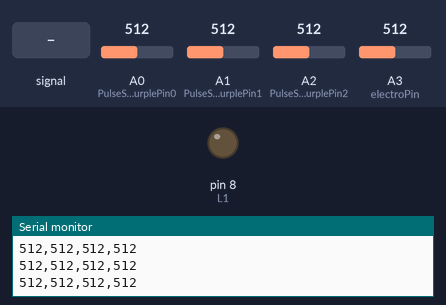
Recording of a sketch running on a simulated Arduino Uno, built with avr-gcc and run on an emulated ATmega328P. On the bench: output pins drawn as LEDs (lit = HIGH), the last lines printed to the serial monitor. Dashed ring = blinking. The inputs (shaded band) are chosen by the test bench; at power-on: A0 (PulseSensorPurplePin0) = 512, A1 (PulseSensorPurplePin1) = 512, A2 (PulseSensorPurplePin2) = 512, A3 (electroPin) = 512.

Above: at 1.2 s.
1.3 s: A0 (PulseSensorPurplePin0) fed a 200 Hz sine of ±255 counts around its level
At 4.2 s:
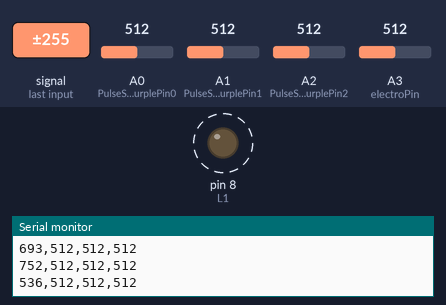
4.3 s: A0 (PulseSensorPurplePin0) set to 30
At 5.1 s:
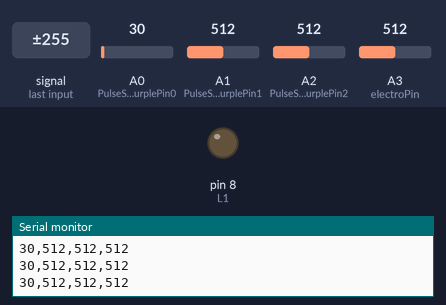
7.3 s: A0 (PulseSensorPurplePin0) set to 632
8.8 s: A0 (PulseSensorPurplePin0) set to 668
At 9.7 s:
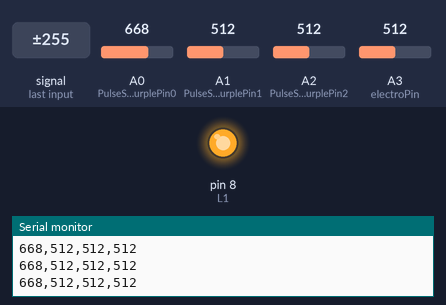
10.3 s: A1 (PulseSensorPurplePin1) set to 108
11.8 s: A1 (PulseSensorPurplePin1) set to 95
Timing chart, 0 to 14.8 s (numbered marks = the images above; inputs shaded):
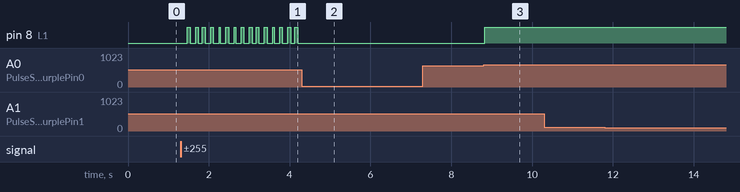

The sketch:

combine_Pulse_and_Electro.ino
```cpp
/*  PulseSensor™ Starter Project   http://www.pulsesensor.com
 *
This an Arduino project. It's Best Way to Get Started with your PulseSensor™ & Arduino.
-------------------------------------------------------------
1) This shows a live human Heartbeat Pulse.
2) Live visualization in Arduino's Cool "Serial Plotter".
3) Blink an LED on each Heartbeat.
4) This is the direct Pulse Sensor's Signal.
5) A great first-step in troubleshooting your circuit and connections.
6) "Human-readable" code that is newbie friendly."
*/


//  Variables
int PulseSensorPurplePin0 = 0;        // Pulse Sensor PURPLE WIRE connected to ANALOG PIN 0
int PulseSensorPurplePin1 = 1;
int PulseSensorPurplePin2 = 2;
int electroPin = 3;
const int L1 = 8;


int Signal0;                // holds the incoming raw data. Signal value can range from 0-1024
int Signal1;
int Signal2;
int SignalElec;
long temps;
long tempsPrint;


// The SetUp Function:
void setup() {
   Serial.begin(9600);         // Set's up Serial Communication at certain speed.

  pinMode(10, INPUT); // Setup for leads off detection LO +
  pinMode(11, INPUT); // Setup for leads off detection LO -
  pinMode(L1, OUTPUT); //Setup for LED

}

// The Main Loop Function
void loop() {
  temps = millis();
  //Serial.println(temps);
  Signal0 = analogRead(PulseSensorPurplePin0);  // Read the PulseSensor's value.
  //Serial.println((millis()-temps));
  Signal1 = analogRead(PulseSensorPurplePin1);                                            // Assign this value to the "Signal" variable.
  Signal2 = analogRead(PulseSensorPurplePin2);
  SignalElec = analogRead(electroPin);
  //Serial.println((millis()-temps));

 // Serial.print(temps);
 // Serial.print(",");
  Serial.print(Signal0);                    // Send the Signal value to Serial Plotter.
  Serial.print(",");
  Serial.print(Signal1);
  Serial.print(",");
  Serial.print(Signal2);
  Serial.print(",");
  Serial.println(SignalElec);
 // Serial.println(temps);
//Serial.println();
  if(Signal0 >= 650){
    digitalWrite(L1, HIGH);
  }
  else{
    digitalWrite(L1, LOW);
  }
  delay(33/*-(millis()-temps)*/);
}
```

Measured:
- the behaviour switches between 649 and 650 on A0 (PulseSensorPurplePin0) (found by bisection; images 2 and 3)
- after the input at 1.3 s, pin 8 (L1): alternates HIGH for 0.07 s and LOW for 0.14 s, starting after 0.17 s
- after the input at 4.3 s, pin 8 (L1): stops changing and stays LOW
- after the input at 8.8 s, pin 8 (L1): LOW → HIGH at once
